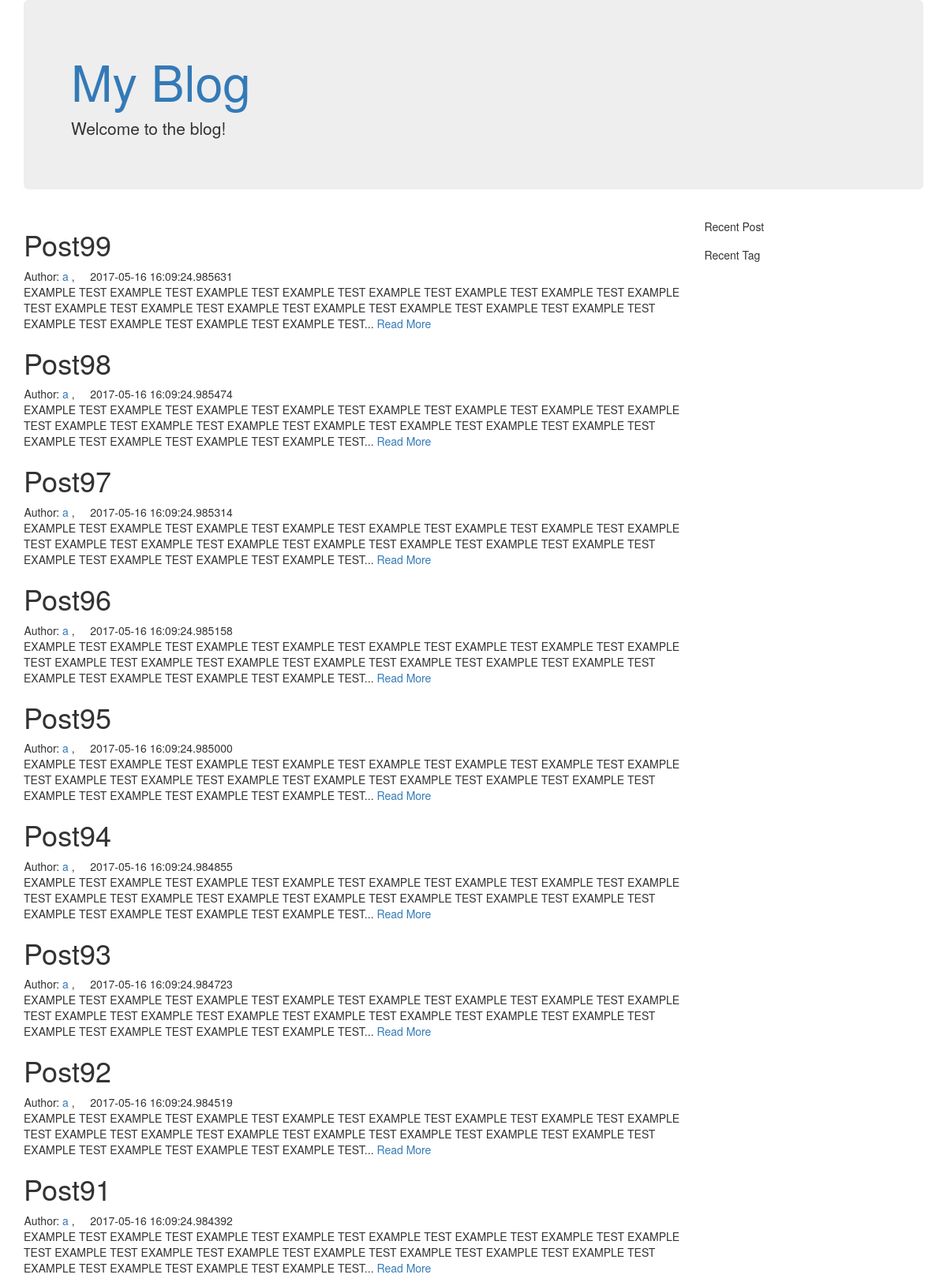
The page / (upper part) on the database its author committed.
### main.py (models this page shows, shortened)
class Post(Base): #children
    __tablename__ = 'posts'
    id = Column(Integer, primary_key=True)
    title = Column(String(255))
    text = Column(Text())
    publish_date = Column(DateTime)
    user_id = Column(Integer, ForeignKey('users.id'))
    user = relationship("User", back_populates='post')
    comment = relationship("Comment", back_populates='post')
    tag = relationship("Tag", secondary=post_tag, back_populates='post')

class User(Base): #parent
    __tablename__ = 'users'
    id = Column(Integer, primary_key=True)
    username = Column(String)
    password = Column(String)
    post = relationship("Post", back_populates='user')

### main.py (the view)
@app.route('/')
@app.route('/<int:page>')
def home(page=1):
    posts = session.query(Post).order_by(
        Post.publish_date.desc()
    )
    return render_template(
        'home.html',
        posts = posts
    )

### templates/home.html (shortened to what this page needs)
{% extends "base.html" %}
{% block body %}
<div class="row">
    <div class="col-lg-9">
        {% for post in posts %}
        <div class="row">
            <div class="col-lg-12">
                <h1>{{ post.title }}</h1>
            </div>
        </div>
        <div class="row">
            &nbsp;&nbsp;&nbsp;&nbsp;Author: <a href="{{url_for('user', username=post.user.username)}}">{{ post.user.username }}</a> ,
            &nbsp;&nbsp;&nbsp;&nbsp;{{ post.publish_date }}
        </div>
        <div class="row">
            <div class="col-lg-12">
                {{ post.text | truncate(255) | safe}}
                <a href="{{url_for('post', post_id=post.id)}}">Read More</a>
            </div>
        </div>
        {% endfor %}
    </div>
    <div class="col-lg-3">
        <div class="row">
            <h5>Recent Post</h5>
        </div>
        <div class="row">
            <h5>Recent Tag</h5>
        </div>
    </div>
</div>
{% endblock %}

### rows shown on the page
Post: title "Post99", user.username "a", publish_date "2017-05-16 16:09:24.985631", text "EXAMPLE TEST EXAMPLE TEST EXAMPLE TEST EXAMPLE TEST EXAMPLE TEST EXAMPLE TEST EXAMPLE TEST EXAMPLE TEST EXAMPLE TEST EXAMPLE TEST EXAMPLE TEST EXAMPLE TEST EXAMPLE TEST EXAMPLE TEST EXAMPLE TEST EXAMPLE TEST EXAMPLE TEST EXAMPLE TEST EXAMPLE TEST..."
Post: title "Post98", user.username "a", publish_date "2017-05-16 16:09:24.985474", text "EXAMPLE TEST EXAMPLE TEST EXAMPLE TEST EXAMPLE TEST EXAMPLE TEST EXAMPLE TEST EXAMPLE TEST EXAMPLE TEST EXAMPLE TEST EXAMPLE TEST EXAMPLE TEST EXAMPLE TEST EXAMPLE TEST EXAMPLE TEST EXAMPLE TEST EXAMPLE TEST EXAMPLE TEST EXAMPLE TEST EXAMPLE TEST..."
Post: title "Post97", user.username "a", publish_date "2017-05-16 16:09:24.985314", text "EXAMPLE TEST EXAMPLE TEST EXAMPLE TEST EXAMPLE TEST EXAMPLE TEST EXAMPLE TEST EXAMPLE TEST EXAMPLE TEST EXAMPLE TEST EXAMPLE TEST EXAMPLE TEST EXAMPLE TEST EXAMPLE TEST EXAMPLE TEST EXAMPLE TEST EXAMPLE TEST EXAMPLE TEST EXAMPLE TEST EXAMPLE TEST..."
Post: title "Post96", user.username "a", publish_date "2017-05-16 16:09:24.985158", text "EXAMPLE TEST EXAMPLE TEST EXAMPLE TEST EXAMPLE TEST EXAMPLE TEST EXAMPLE TEST EXAMPLE TEST EXAMPLE TEST EXAMPLE TEST EXAMPLE TEST EXAMPLE TEST EXAMPLE TEST EXAMPLE TEST EXAMPLE TEST EXAMPLE TEST EXAMPLE TEST EXAMPLE TEST EXAMPLE TEST EXAMPLE TEST..."
Post: title "Post95", user.username "a", publish_date "2017-05-16 16:09:24.985000", text "EXAMPLE TEST EXAMPLE TEST EXAMPLE TEST EXAMPLE TEST EXAMPLE TEST EXAMPLE TEST EXAMPLE TEST EXAMPLE TEST EXAMPLE TEST EXAMPLE TEST EXAMPLE TEST EXAMPLE TEST EXAMPLE TEST EXAMPLE TEST EXAMPLE TEST EXAMPLE TEST EXAMPLE TEST EXAMPLE TEST EXAMPLE TEST..."
Post: title "Post94", user.username "a", publish_date "2017-05-16 16:09:24.984855", text "EXAMPLE TEST EXAMPLE TEST EXAMPLE TEST EXAMPLE TEST EXAMPLE TEST EXAMPLE TEST EXAMPLE TEST EXAMPLE TEST EXAMPLE TEST EXAMPLE TEST EXAMPLE TEST EXAMPLE TEST EXAMPLE TEST EXAMPLE TEST EXAMPLE TEST EXAMPLE TEST EXAMPLE TEST EXAMPLE TEST EXAMPLE TEST..."
Post: title "Post93", user.username "a", publish_date "2017-05-16 16:09:24.984723", text "EXAMPLE TEST EXAMPLE TEST EXAMPLE TEST EXAMPLE TEST EXAMPLE TEST EXAMPLE TEST EXAMPLE TEST EXAMPLE TEST EXAMPLE TEST EXAMPLE TEST EXAMPLE TEST EXAMPLE TEST EXAMPLE TEST EXAMPLE TEST EXAMPLE TEST EXAMPLE TEST EXAMPLE TEST EXAMPLE TEST EXAMPLE TEST..."
Post: title "Post92", user.username "a", publish_date "2017-05-16 16:09:24.984519", text "EXAMPLE TEST EXAMPLE TEST EXAMPLE TEST EXAMPLE TEST EXAMPLE TEST EXAMPLE TEST EXAMPLE TEST EXAMPLE TEST EXAMPLE TEST EXAMPLE TEST EXAMPLE TEST EXAMPLE TEST EXAMPLE TEST EXAMPLE TEST EXAMPLE TEST EXAMPLE TEST EXAMPLE TEST EXAMPLE TEST EXAMPLE TEST..."
Post: title "Post91", user.username "a", publish_date "2017-05-16 16:09:24.984392", text "EXAMPLE TEST EXAMPLE TEST EXAMPLE TEST EXAMPLE TEST EXAMPLE TEST EXAMPLE TEST EXAMPLE TEST EXAMPLE TEST EXAMPLE TEST EXAMPLE TEST EXAMPLE TEST EXAMPLE TEST EXAMPLE TEST EXAMPLE TEST EXAMPLE TEST EXAMPLE TEST EXAMPLE TEST EXAMPLE TEST EXAMPLE TEST..."
